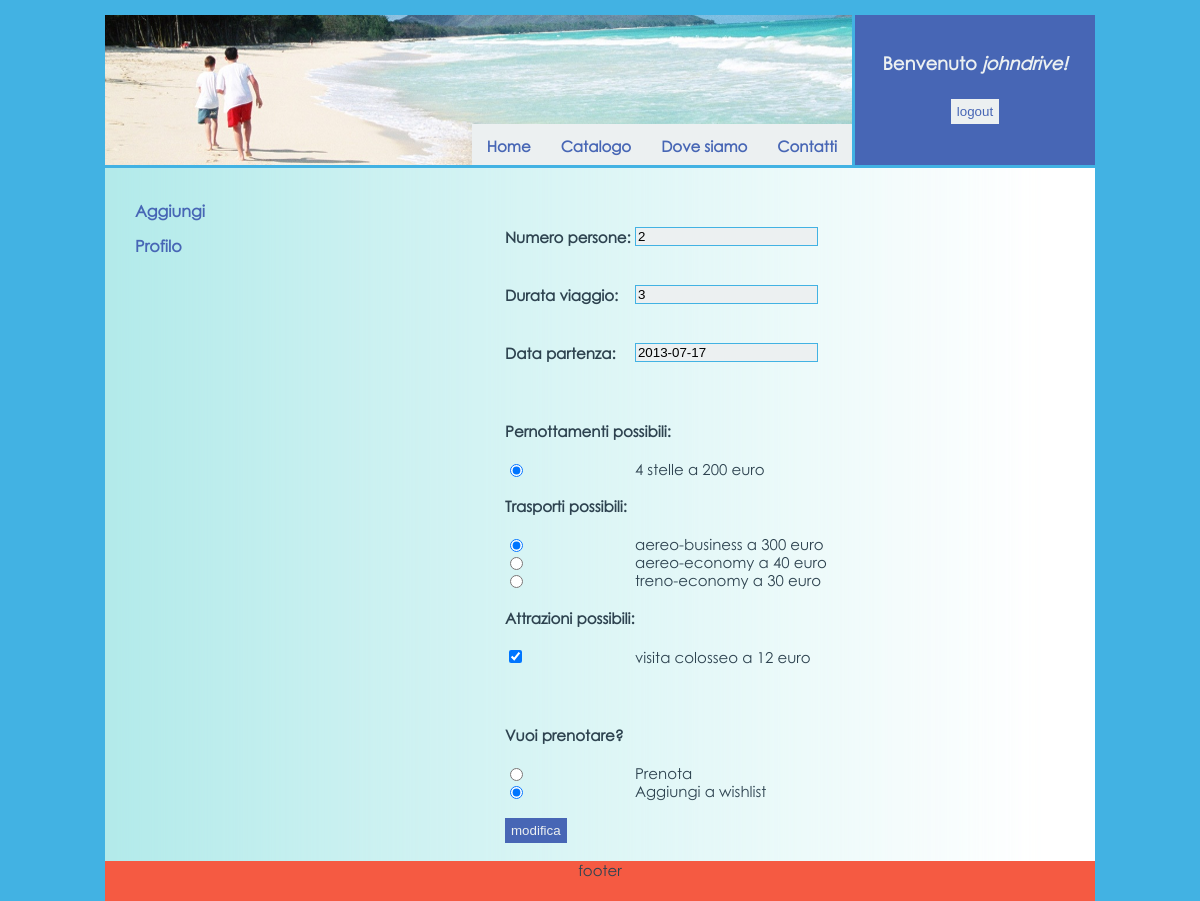
The page /modifica.php?id_pacchetto=2 (signed in) on the database its author committed.
### tables this page shows
CREATE TABLE IF NOT EXISTS `pacchetto` (
  `id` int(11) NOT NULL AUTO_INCREMENT,
  `persone` int(5) NOT NULL,
  `durata` int(5) NOT NULL,
  `data_partenza` date NOT NULL,
  `id_utente` varchar(50) NOT NULL,
  `id_pernottamento` int(11) NOT NULL,
  `id_trasporto` int(11) NOT NULL,
  `id_destinazione` int(11) NOT NULL,
  `prenotato` tinyint(1) NOT NULL DEFAULT '0',
  `sconto` int(3) NOT NULL DEFAULT '0',
  PRIMARY KEY (`id`),
  KEY `id_utente` (`id_utente`),
  KEY `id_pernottamento` (`id_pernottamento`),
  KEY `id_trasporto` (`id_trasporto`),
  KEY `id_destinazione` (`id_destinazione`)
);

CREATE TABLE IF NOT EXISTS `pernottamento` (
  `id` int(11) NOT NULL AUTO_INCREMENT,
  `prezzo` float NOT NULL,
  `tipo` varchar(50) NOT NULL,
  `id_destinazione` int(11) NOT NULL,
  PRIMARY KEY (`id`),
  KEY `id_destinazione` (`id_destinazione`)
);

CREATE TABLE IF NOT EXISTS `trasporto` (
  `id` int(11) NOT NULL AUTO_INCREMENT,
  `prezzo` float NOT NULL,
  `tipo` varchar(50) NOT NULL,
  `id_destinazione` int(11) NOT NULL,
  PRIMARY KEY (`id`),
  KEY `id_destinazione` (`id_destinazione`)
);

CREATE TABLE IF NOT EXISTS `attrazioni` (
  `id` int(11) NOT NULL AUTO_INCREMENT,
  `prezzo` float NOT NULL,
  `tipo` varchar(50) NOT NULL,
  `id_destinazione` int(11) NOT NULL,
  PRIMARY KEY (`id`),
  KEY `id_destinazione` (`id_destinazione`)
);

### database.php (called while the page is built, shortened)
<?php
    class database{
        public static function qSelect($conn, $sql){
            $risposta = mysql_query($sql)
                or die("Errore nell'esecuzione della query di selezione: " . mysql_error());
            return $risposta;
        }
    }
?>

### modifica.php (the view, shortened to what this page needs)
<!DOCTYPE HTML PUBLIC "-//W3C//DTD HTML 4.01 Transitional//EN" "http://www.w3.org/TR/html4/loose.dtd">
<html>
  <head>
    <link rel="stylesheet" type="text/css" href="./style/style.css">
    <link rel="stylesheet" href="http://code.jquery.com/ui/1.10.3/themes/smoothness/jquery-ui.css" />
  </head>
  <body>
    <div id="container">
    <div id="header_container">
	<div id="logo">
	  <?php
	    include 'menu.php';
	  ?>
	</div>
	<div id="login">
		<?php
			include 'login_form.php';
		?>
	</div>
	</div>
      <div id="content_container">
	<div id="content">
		<?php
			include 'database.php';
			$conn=database::dbConnect();
			if(isset($_GET['id_pacchetto']))
				$id_pacchetto=$_GET['id_pacchetto'];
			$query="SELECT * FROM pacchetto WHERE id='".$id_pacchetto."'";
			$result=database::qSelect($conn,$query);
			$pacchetto=mysql_fetch_array($result);
			$id_destinazione=$pacchetto['id_destinazione'];
			$query="SELECT * FROM pernottamento WHERE id_destinazione='".$id_destinazione."'";
			$pernottamenti=database::qSelect($conn,$query);
			$id_pernottamento_pacchetto=$pacchetto['id_pernottamento'];
			$query="SELECT * FROM trasporto WHERE id_destinazione='".$id_destinazione."'";
			$trasporti=database::qSelect($conn,$query);
			$id_trasporto_pacchetto=$pacchetto['id_trasporto'];
			$query="SELECT * FROM attrazioni WHERE id_destinazione='".$id_destinazione."'";
			$attrazioni=database::qSelect($conn,$query);
			$query="SELECT id_attrazione FROM rel_attrazioni WHERE id_pacchetto='".$id_pacchetto."'";
			$attrazioni_pacchetto=database::qSelect($conn,$query);
			$id_attrazioni_pacchetto= array();
			while($id=mysql_fetch_array($attrazioni_pacchetto))
			{
				$id_attrazioni_pacchetto[]=$id['id_attrazione'];
			}
			$html="
				<form method='post' action='modifica.php'>
					<table cellpadding=0 cellspacing=0>
						<tr style='height:20px'><td><h4>Numero persone:&nbsp;</h4></td><td><input type='text' class='input' name='persone' value='".$pacchetto['persone']."'></td></tr>
						<tr style='height:20px'><td><h4>Durata viaggio:</h4></td><td><input type='text' class='input' name='durata' value='".$pacchetto['durata']."'></td></tr>
						<tr style='height:20px'><td><h4>Data partenza:</h4></td><td><input type='text' class='input' id='datepicker' name='data' value='".$pacchetto['data_partenza']."'></td></tr>";
			$html=$html."<tr style='height:20px'><tr><td colspan='2'><h4>Pernottamenti possibili:</h4></td></tr></tr>";
			while($pernottamento=mysql_fetch_array($pernottamenti))
			{
				$radio="<tr><td><input type='radio' name='pernottamento' value='".$pernottamento['id']."'";
				if($pernottamento['id']==$id_pernottamento_pacchetto)
					$radio=$radio."checked";
				$radio=$radio."></td><td>".$pernottamento['tipo']." a ".$pernottamento['prezzo']." euro</td></tr>";
				$html=$html.$radio;
			}
			$html=$html."<tr style='height:20px'><td colspan='2'><h4>Trasporti possibili:</h4></td></tr>";
			while($trasporto=mysql_fetch_array($trasporti))
			{
				$radio="<tr><td><input type='radio' name='trasporto' value='".$trasporto['id']."'";
				if($trasporto['id']==$id_trasporto_pacchetto)
					$radio=$radio."checked";
				$radio=$radio."></td><td>".$trasporto['tipo']." a ".$trasporto['prezzo']." euro</td></tr>";
				$html=$html.$radio;
			}
			$html=$html."<tr style='height:20px'><td colspan='2'><h4>Attrazioni possibili:</h4></td></tr>";
			while($attrazione=mysql_fetch_array($attrazioni))
			{
				$checkbox="<tr><td><input type='checkbox' name='attrazioni[]' value='".$attrazione['id']."'";
				if(in_array($attrazione['id'],$id_attrazioni_pacchetto))
					$checkbox=$checkbox."checked";
				$checkbox=$checkbox."></td><td>".$attrazione['tipo']." a ".$attrazione['prezzo']." euro</td></tr>";
				$html=$html.$checkbox;
			}
			if($_SESSION['username']!='agenzia')
			{
				$html=$html."<tr style='height:40px'><tr><td colspan='2'><h4>Vuoi prenotare?</h4></td></tr></tr>";
				$radio="<tr><td><input type='radio' name='prenotato' value='1'></td><td>Prenota</td></tr>
							<tr><td><input type='radio' name='prenotato' value='0' checked></td><td>Aggiungi a wishlist</td></tr>";
				$html=$html.$radio;
			}
			$html=$html."</table><br><input type='hidden' name='id_pacchetto' value='".$id_pacchetto."'>
								<input type='hidden' name='id_destinazione' value='".$id_destinazione."'>
							<input class='btn_commenta' type='submit' value='modifica'> </form><br>";
			echo $html;
		?>
	</div>
	<div id="navigation">
    			<br>
				<div class="btn_navigation"><a href="aggiungipacchetto.php">Aggiungi</a></div>
				<div class="btn_navigation"><a href="gestioneprofilo.php">Profilo</a></div>
  	</div>
      </div>
      <div id="footer">
		<div>footer</div>
      </div>
    </div>
  </body>
</html>

### style/style.css (style rules this page uses)
html,body { font-family: "Century Gothic", verdana, sans-serif; font-size: 15px; color: #2E4350; height: 100%; margin: 0; padding: 0; }
body { font-family: "Century Gothic", verdana, sans-serif; font-size: 15px; background-color: #42B2E3; text-align:center; }
#container { width: 990px; margin: 0 auto; margin-top: 15px; text-align: left; }
#header_container { width: 990px; line-height: 1; margin: 0 auto; background: #ECF0F1; height: 150px; text-align: center; }
#logo { float:left; width:750px; height:150px; background: url("images/header.png"); border-bottom:3px solid #42B2E3; }
#login { font-size: 12px; color: #ECF0F1; float:right; width:240px; height:150px; background-color: #4766B5; }
#content_container { overflow:hidden; width: 990px; margin: 0 auto; min-height:420px; }
#content { float: right; width: 750px; background: url("images/cont_background.png") repeat-y; padding-bottom: 10000px; margin-bottom: -10000px; }
#content form { padding-left:160px; padding-top:40px; }
#navigation { float: left; width:240px; background: url("images/nav_background.png") repeat-y; padding-bottom: 10000px; margin-bottom: -10000px; }
#navigation a { text-decoration:none; color: #4766B5; font-size:16px; font-weight:bold; }
.btn_navigation { padding-left:30px; padding-top:15px; }
#footer { background-color: #F55A42; width: 990px; margin: 0 auto; text-align: center; height: 40px; clear:both; }
.btn_commenta { padding-top: 2px; padding-bottom: 2px; padding-left: 3px; padding-right: 3px; background-color: #4766B5; border: 3px solid transparent; color: #ECF0F1; cursor: pointer; }
.input { text-align: left; border:1px solid #42B2E3; padding-left: 2px; background-color: #ECF0F1; }

### rows shown on the page
pacchetto: persone "2", durata "3", data "2013-07-17"
pernottamento: tipo "4 stelle", prezzo "200"
trasporto: tipo "aereo-business", prezzo "300"
trasporto: tipo "aereo-economy", prezzo "40"
trasporto: tipo "treno-economy", prezzo "30"
attrazioni: tipo "visita colosseo", prezzo "12"

### other values the page prints
$_SESSION['username'] "johndrive"
